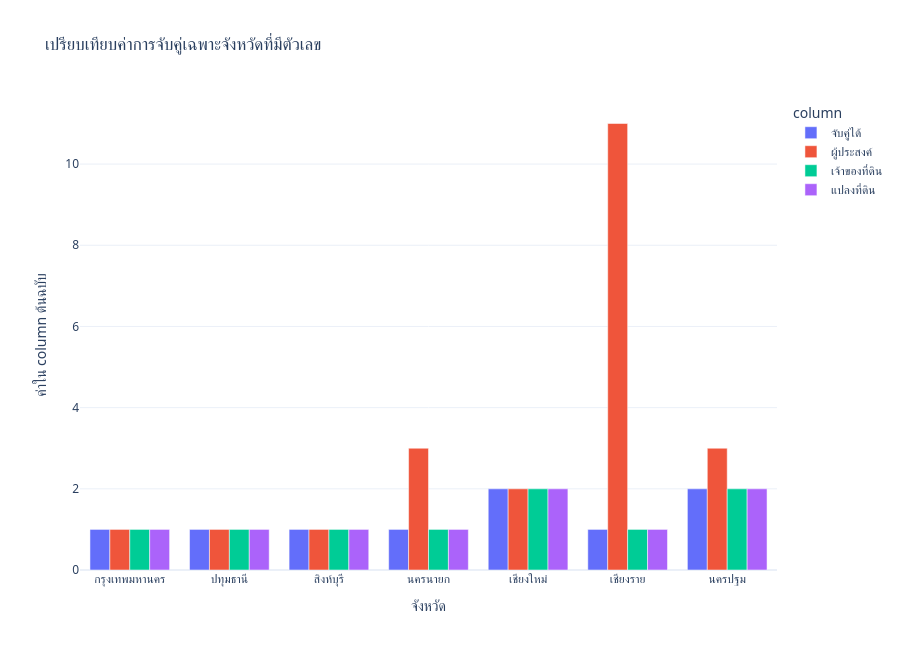

Here is the notebook cell this chart was saved with:
### Markdown cell above
## สร้างกราฟเปรียบเทียบข้อมูลการจับคู่ที่มีตัวเลข

กราฟนี้แสดงเฉพาะ 7 แถวที่ `จับคู่ได้_numeric` มีค่า และไม่ใช้คำนวณอัตราการจับคู่

### Code cell
matching_long_df = observed_matching_df.melt(
    id_vars=[PROVINCE_COLUMN],
    value_vars=[
        "จับคู่ได้_numeric",
        "ผู้ประสงค์_numeric",
        "เจ้าของที่ดิน_numeric",
        "แปลงที่ดิน_numeric",
    ],
    var_name="column_name",
    value_name="observed_value",
)
matching_label_map = {
    "จับคู่ได้_numeric": "จับคู่ได้",
    "ผู้ประสงค์_numeric": "ผู้ประสงค์",
    "เจ้าของที่ดิน_numeric": "เจ้าของที่ดิน",
    "แปลงที่ดิน_numeric": "แปลงที่ดิน",
}
matching_long_df["column_label"] = matching_long_df["column_name"].replace(matching_label_map)

matching_figure = px.bar(
    matching_long_df,
    x=PROVINCE_COLUMN,
    y="observed_value",
    color="column_label",
    barmode="group",
    title="เปรียบเทียบค่าการจับคู่เฉพาะจังหวัดที่มีตัวเลข",
    labels={
        PROVINCE_COLUMN: "จังหวัด",
        "observed_value": "ค่าใน column ต้นฉบับ",
        "column_label": "column",
    },
)
matching_figure.update_layout(template="plotly_white", height=650)
apply_plotly_font(matching_figure)

### Figure 1 — Plotly figure (JSON) as saved in the notebook; plotly's stock layout.template omitted (floating-point values rounded to 4 significant figures)
{"data": [{"alignmentgroup": "True", "hovertemplate": "column=จับคู่ได้<br>จังหวัด=%{x}<br>ค่าใน column ต้นฉบับ=%{y}<extra></extra>", "legendgroup": "จับคู่ได้", "marker": {"color": "#636efa", "pattern": {"shape": ""}}, "name": "จับคู่ได้", "offsetgroup": "จับคู่ได้", "orientation": "v", "showlegend": true, "textposition": "auto", "type": "bar", "x": ["กรุงเทพมหานคร", "ปทุมธานี", "สิงห์บุรี", "นครนายก", "เชียงใหม่", "เชียงราย", "นครปฐม"], "xaxis": "x", "y": [1.0, 1.0, 1.0, 1.0, 2.0, 1.0, 2.0], "yaxis": "y"}, {"alignmentgroup": "True", "hovertemplate": "column=ผู้ประสงค์<br>จังหวัด=%{x}<br>ค่าใน column ต้นฉบับ=%{y}<extra></extra>", "legendgroup": "ผู้ประสงค์", "marker": {"color": "#EF553B", "pattern": {"shape": ""}}, "name": "ผู้ประสงค์", "offsetgroup": "ผู้ประสงค์", "orientation": "v", "showlegend": true, "textposition": "auto", "type": "bar", "x": ["กรุงเทพมหานคร", "ปทุมธานี", "สิงห์บุรี", "นครนายก", "เชียงใหม่", "เชียงราย", "นครปฐม"], "xaxis": "x", "y": [1.0, 1.0, 1.0, 3.0, 2.0, 11.0, 3.0], "yaxis": "y"}, {"alignmentgroup": "True", "hovertemplate": "column=เจ้าของที่ดิน<br>จังหวัด=%{x}<br>ค่าใน column ต้นฉบับ=%{y}<extra></extra>", "legendgroup": "เจ้าของที่ดิน", "marker": {"color": "#00cc96", "pattern": {"shape": ""}}, "name": "เจ้าของที่ดิน", "offsetgroup": "เจ้าของที่ดิน", "orientation": "v", "showlegend": true, "textposition": "auto", "type": "bar", "x": ["กรุงเทพมหานคร", "ปทุมธานี", "สิงห์บุรี", "นครนายก", "เชียงใหม่", "เชียงราย", "นครปฐม"], "xaxis": "x", "y": [1.0, 1.0, 1.0, 1.0, 2.0, 1.0, 2.0], "yaxis": "y"}, {"alignmentgroup": "True", "hovertemplate": "column=แปลงที่ดิน<br>จังหวัด=%{x}<br>ค่าใน column ต้นฉบับ=%{y}<extra></extra>", "legendgroup": "แปลงที่ดิน", "marker": {"color": "#ab63fa", "pattern": {"shape": ""}}, "name": "แปลงที่ดิน", "offsetgroup": "แปลงที่ดิน", "orientation": "v", "showlegend": true, "textposition": "auto", "type": "bar", "x": ["กรุงเทพมหานคร", "ปทุมธานี", "สิงห์บุรี", "นครนายก", "เชียงใหม่", "เชียงราย", "นครปฐม"], "xaxis": "x", "y": [1.0, 1.0, 1.0, 1.0, 2.0, 1.0, 2.0], "yaxis": "y"}], "layout": {"barmode": "group", "font": {"family": "Sarabun, system-ui, sans-serif"}, "height": 650, "hoverlabel": {"font": {"family": "Sarabun, system-ui, sans-serif"}}, "legend": {"title": {"text": "column"}, "tracegroupgap": 0}, "title": {"text": "เปรียบเทียบค่าการจับคู่เฉพาะจังหวัดที่มีตัวเลข"}, "xaxis": {"anchor": "y", "domain": [0.0, 1.0], "title": {"text": "จังหวัด"}}, "yaxis": {"anchor": "x", "domain": [0.0, 1.0], "title": {"text": "ค่าใน column ต้นฉบับ"}}}}
